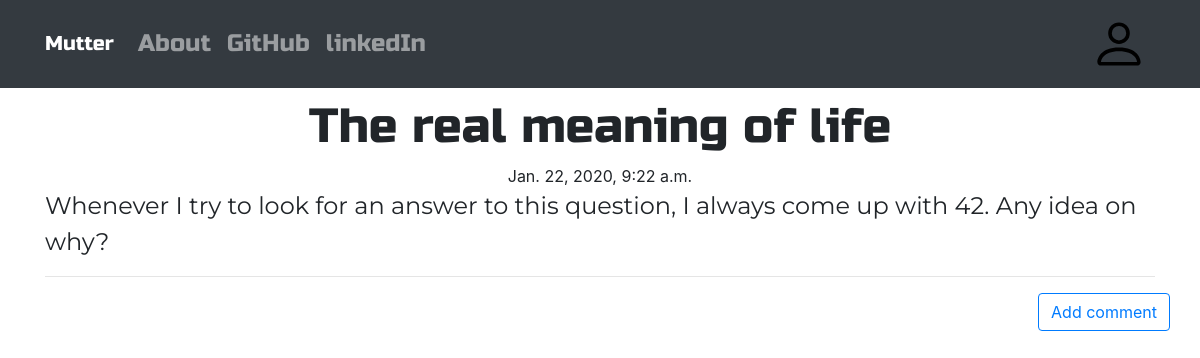
The app's page /post/14/ with its own data.
### blog/models.py (models this page shows, shortened)
class Post(models.Model):
    author = models.ForeignKey('auth.User', on_delete=models.CASCADE)
    title = models.CharField(max_length=200)
    text = models.TextField()
    create_date = models.DateTimeField(default=timezone.now)
    published_date = models.DateTimeField(blank=True, null=True)

### blog/views.py (the view)
# urls.py: re_path(r'^post/(?P<pk>\d+)/$', views.PostDetailView.as_view(), name='post_detail'),
class PostDetailView(DetailView):
    model = Post

### blog/templates/blog/post_detail.html (shortened to what this page needs)
{% extends "blog/base.html" %}
{% block body_block %}
    <h1 class="posttitle loader">{{post.title}}</h1>
    {% if post.published_date %}
    <div class="date postdate">
        {{post.published_date}}
    </div>
    {% else %}
    <a href="{% url 'post_publish' pk=post.pk %}" class="btn btn-primary">Publish</a>
    {% endif %}
    <p class="postcontent">{{ post.text|safe|linebreaksbr }}</p>
    <hr>
    <a class="btn btn-outline-primary btn-comment" href="{% url 'add_comment_to_post' pk=post.pk %}">Add comment</a>
    <div class="container">
        {% for comment in post.comments.all %}
        <br>
            {% empty %}
            <p>No Comments!</p>
        {% endfor %}
    </div>
{% endblock %}

### blog/static/css/blog.css (style rules this page uses)
.btn-comment { display: block; }
.loader { filter:hue-rotate(0deg); color:linear-gradient(45deg,#0f8,#08f); animation:hue 10000ms infinite linear; }
.postdate { text-align: center; }
.posttitle { font-family: 'Russo One', sans-serif; font-size: 3em; text-align: center; }
.postcontent { font-family: 'Montserrat'; font-size: 1.5em; }
.btn-comment { position: absolute; right: 0px; }

### records on screen
Post: title "The real meaning of life", published_date "Jan. 22, 2020, 9:22 a.m.", text "Whenever I try to look for an answer to this question, I always come up with 42. Any idea on why?"
